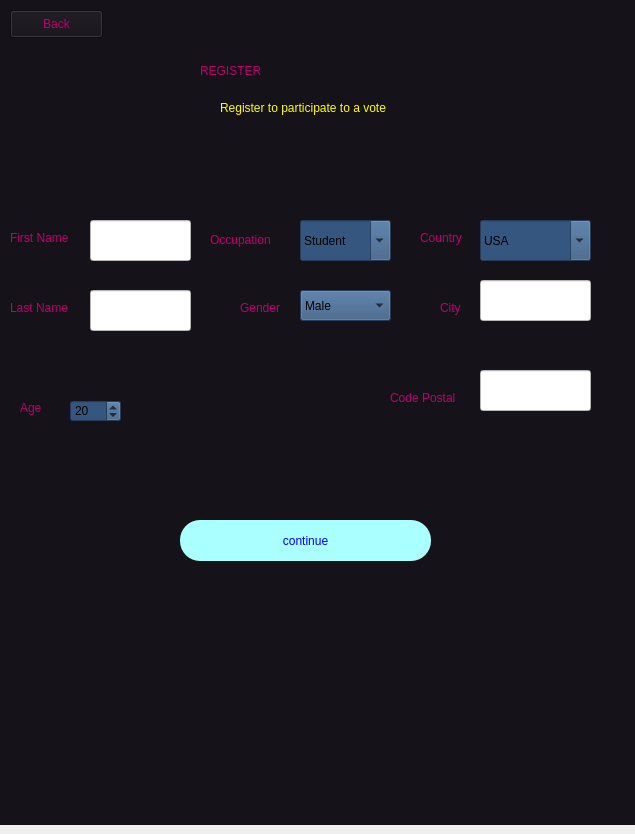
<?xml version="1.0" encoding="UTF-8"?>
<ui version="4.0">
 <class>Dialog</class>
 <widget class="QDialog" name="Dialog">
  <property name="geometry">
   <rect>
    <x>0</x>
    <y>0</y>
    <width>635</width>
    <height>834</height>
   </rect>
  </property>
  <property name="windowTitle">
   <string>Dialog</string>
  </property>
  <widget class="QWidget" name="widget" native="true">
   <property name="geometry">
    <rect>
     <x>0</x>
     <y>0</y>
     <width>640</width>
     <height>825</height>
    </rect>
   </property>
   <property name="styleSheet">
    <string notr="true">alternate-background-color: qlineargradient(spread:pad, x1:0, y1:0, x2:1, y2:0, stop:0 rgba(0, 0, 0, 255), stop:1 rgba(255, 255, 255, 255));
background-color: rgb(255, 255, 0);
background-color: #161219</string>
   </property>
   <widget class="QPushButton" name="pushButton_2">
    <property name="geometry">
     <rect>
      <x>180</x>
      <y>520</y>
      <width>251</width>
      <height>41</height>
     </rect>
    </property>
    <property name="styleSheet">
     <string notr="true">color: rgb(0, 0, 255);
background-color: rgb(170, 255, 255);
font: 10pt &quot;MS Shell Dlg 2&quot;;
border-radius:20px</string>
    </property>
    <property name="text">
     <string>continue</string>
    </property>
   </widget>
   <widget class="QLabel" name="label">
    <property name="geometry">
     <rect>
      <x>200</x>
      <y>50</y>
      <width>231</width>
      <height>41</height>
     </rect>
    </property>
    <property name="styleSheet">
     <string notr="true">font: 8pt &quot;Kristen ITC&quot;;
color: rgb(188, 0, 108);
font: 24pt &quot;Kristen ITC&quot;;
</string>
    </property>
    <property name="text">
     <string>REGISTER</string>
    </property>
   </widget>
   <widget class="QLabel" name="label_2">
    <property name="geometry">
     <rect>
      <x>220</x>
      <y>100</y>
      <width>191</width>
      <height>16</height>
     </rect>
    </property>
    <property name="styleSheet">
     <string notr="true">color: rgb(255, 255, 0);</string>
    </property>
    <property name="text">
     <string>Register to participate to a vote</string>
    </property>
   </widget>
   <widget class="QLineEdit" name="lineEdit_2">
    <property name="geometry">
     <rect>
      <x>90</x>
      <y>220</y>
      <width>101</width>
      <height>41</height>
     </rect>
    </property>
    <property name="styleSheet">
     <string notr="true">color: rgb(255, 255, 255);
color: rgb(0, 0, 0);
background-color: rgb(255, 255, 255);
font: 12pt &quot;MS Shell Dlg 2&quot;;
</string>
    </property>
    <property name="text">
     <string/>
    </property>
    <property name="readOnly">
     <bool>false</bool>
    </property>
   </widget>
   <widget class="QLineEdit" name="lineEdit_3">
    <property name="geometry">
     <rect>
      <x>90</x>
      <y>290</y>
      <width>101</width>
      <height>41</height>
     </rect>
    </property>
    <property name="styleSheet">
     <string notr="true">color: rgb(255, 255, 255);
color: rgb(0, 0, 0);
background-color: rgb(255, 255, 255);
font: 12pt &quot;MS Shell Dlg 2&quot;;
</string>
    </property>
    <property name="text">
     <string/>
    </property>
    <property name="readOnly">
     <bool>false</bool>
    </property>
   </widget>
   <widget class="QLabel" name="label_6">
    <property name="geometry">
     <rect>
      <x>10</x>
      <y>230</y>
      <width>71</width>
      <height>16</height>
     </rect>
    </property>
    <property name="styleSheet">
     <string notr="true">font: 8pt &quot;Kristen ITC&quot;;
color: rgb(188, 0, 108);
font: 8pt &quot;Kristen ITC&quot;;
</string>
    </property>
    <property name="text">
     <string>First Name</string>
    </property>
   </widget>
   <widget class="QLabel" name="label_7">
    <property name="geometry">
     <rect>
      <x>10</x>
      <y>300</y>
      <width>71</width>
      <height>16</height>
     </rect>
    </property>
    <property name="styleSheet">
     <string notr="true">font: 8pt &quot;Kristen ITC&quot;;
color: rgb(188, 0, 108);
font: 8pt &quot;Kristen ITC&quot;;
</string>
    </property>
    <property name="text">
     <string>Last Name</string>
    </property>
   </widget>
   <widget class="QLabel" name="label_8">
    <property name="geometry">
     <rect>
      <x>20</x>
      <y>400</y>
      <width>55</width>
      <height>16</height>
     </rect>
    </property>
    <property name="styleSheet">
     <string notr="true">font: 8pt &quot;Kristen ITC&quot;;
color: rgb(188, 0, 108);
font: 8pt &quot;Kristen ITC&quot;;
</string>
    </property>
    <property name="text">
     <string>Age</string>
    </property>
   </widget>
   <widget class="QLabel" name="label_9">
    <property name="geometry">
     <rect>
      <x>240</x>
      <y>300</y>
      <width>55</width>
      <height>16</height>
     </rect>
    </property>
    <property name="styleSheet">
     <string notr="true">font: 8pt &quot;Kristen ITC&quot;;
color: rgb(188, 0, 108);
font: 8pt &quot;Kristen ITC&quot;;
</string>
    </property>
    <property name="text">
     <string>Gender</string>
    </property>
   </widget>
   <widget class="QLabel" name="label_10">
    <property name="geometry">
     <rect>
      <x>420</x>
      <y>230</y>
      <width>55</width>
      <height>16</height>
     </rect>
    </property>
    <property name="styleSheet">
     <string notr="true">font: 8pt &quot;Kristen ITC&quot;;
color: rgb(188, 0, 108);
font: 8pt &quot;Kristen ITC&quot;;
</string>
    </property>
    <property name="text">
     <string>Country</string>
    </property>
   </widget>
   <widget class="QLabel" name="label_11">
    <property name="geometry">
     <rect>
      <x>210</x>
      <y>230</y>
      <width>81</width>
      <height>20</height>
     </rect>
    </property>
    <property name="styleSheet">
     <string notr="true">font: 8pt &quot;Kristen ITC&quot;;
color: rgb(188, 0, 108);
font: 8pt &quot;Kristen ITC&quot;;
</string>
    </property>
    <property name="text">
     <string>Occupation</string>
    </property>
   </widget>
   <widget class="QComboBox" name="comboBox_2">
    <property name="geometry">
     <rect>
      <x>300</x>
      <y>290</y>
      <width>91</width>
      <height>31</height>
     </rect>
    </property>
    <property name="styleSheet">
     <string notr="true">background-color: rgb(0, 85, 255);
background-color: rgb(0, 0, 0);
background-color: rgb(52, 86, 127);</string>
    </property>
    <item>
     <property name="text">
      <string>Male</string>
     </property>
    </item>
    <item>
     <property name="text">
      <string>Female</string>
     </property>
    </item>
   </widget>
   <widget class="QComboBox" name="comboBox_3">
    <property name="geometry">
     <rect>
      <x>480</x>
      <y>220</y>
      <width>111</width>
      <height>41</height>
     </rect>
    </property>
    <property name="styleSheet">
     <string notr="true">background-color: rgb(0, 85, 255);
background-color: rgb(0, 0, 0);
background-color: rgb(52, 86, 127);</string>
    </property>
    <property name="editable">
     <bool>true</bool>
    </property>
    <item>
     <property name="text">
      <string>USA</string>
     </property>
    </item>
    <item>
     <property name="text">
      <string>FRANCE</string>
     </property>
    </item>
    <item>
     <property name="text">
      <string>BRITISH</string>
     </property>
    </item>
    <item>
     <property name="text">
      <string>JAPAN</string>
     </property>
    </item>
    <item>
     <property name="text">
      <string>OTHER</string>
     </property>
    </item>
   </widget>
   <widget class="QComboBox" name="comboBox_5">
    <property name="geometry">
     <rect>
      <x>300</x>
      <y>220</y>
      <width>91</width>
      <height>41</height>
     </rect>
    </property>
    <property name="styleSheet">
     <string notr="true">background-color: rgb(0, 85, 255);
background-color: rgb(0, 0, 0);
background-color: rgb(52, 86, 127);</string>
    </property>
    <property name="editable">
     <bool>true</bool>
    </property>
    <item>
     <property name="text">
      <string>Student</string>
     </property>
    </item>
    <item>
     <property name="text">
      <string>Other</string>
     </property>
    </item>
    <item>
     <property name="text">
      <string>Engenier</string>
     </property>
    </item>
    <item>
     <property name="text">
      <string>Teacher</string>
     </property>
    </item>
    <item>
     <property name="text">
      <string>Doctor</string>
     </property>
    </item>
    <item>
     <property name="text">
      <string>Architech</string>
     </property>
    </item>
   </widget>
   <widget class="QLabel" name="label_12">
    <property name="geometry">
     <rect>
      <x>440</x>
      <y>300</y>
      <width>31</width>
      <height>16</height>
     </rect>
    </property>
    <property name="styleSheet">
     <string notr="true">font: 8pt &quot;Kristen ITC&quot;;
color: rgb(188, 0, 108);
font: 8pt &quot;Kristen ITC&quot;;
</string>
    </property>
    <property name="text">
     <string>City</string>
    </property>
   </widget>
   <widget class="QLineEdit" name="lineEdit_4">
    <property name="geometry">
     <rect>
      <x>480</x>
      <y>280</y>
      <width>111</width>
      <height>41</height>
     </rect>
    </property>
    <property name="styleSheet">
     <string notr="true">color: rgb(255, 255, 255);
color: rgb(0, 0, 0);
background-color: rgb(255, 255, 255);
font: 12pt &quot;MS Shell Dlg 2&quot;;
</string>
    </property>
    <property name="text">
     <string/>
    </property>
    <property name="readOnly">
     <bool>false</bool>
    </property>
   </widget>
   <widget class="QLabel" name="label_13">
    <property name="geometry">
     <rect>
      <x>390</x>
      <y>390</y>
      <width>81</width>
      <height>16</height>
     </rect>
    </property>
    <property name="styleSheet">
     <string notr="true">font: 8pt &quot;Kristen ITC&quot;;
color: rgb(188, 0, 108);
font: 8pt &quot;Kristen ITC&quot;;
</string>
    </property>
    <property name="text">
     <string>Code Postal</string>
    </property>
   </widget>
   <widget class="QLineEdit" name="lineEdit_5">
    <property name="geometry">
     <rect>
      <x>480</x>
      <y>370</y>
      <width>111</width>
      <height>41</height>
     </rect>
    </property>
    <property name="styleSheet">
     <string notr="true">color: rgb(255, 255, 255);
color: rgb(0, 0, 0);
background-color: rgb(255, 255, 255);
font: 12pt &quot;MS Shell Dlg 2&quot;;
</string>
    </property>
    <property name="text">
     <string/>
    </property>
    <property name="readOnly">
     <bool>false</bool>
    </property>
   </widget>
   <widget class="QSpinBox" name="spinBox">
    <property name="geometry">
     <rect>
      <x>70</x>
      <y>400</y>
      <width>51</width>
      <height>22</height>
     </rect>
    </property>
    <property name="minimumSize">
     <size>
      <width>51</width>
      <height>0</height>
     </size>
    </property>
    <property name="styleSheet">
     <string notr="true">background-color: rgb(0, 85, 255);
background-color: rgb(0, 0, 0);
background-color: rgb(52, 86, 127);</string>
    </property>
    <property name="readOnly">
     <bool>false</bool>
    </property>
    <property name="minimum">
     <number>18</number>
    </property>
    <property name="maximum">
     <number>100</number>
    </property>
    <property name="value">
     <number>20</number>
    </property>
   </widget>
   <widget class="QPushButton" name="pushButton">
    <property name="geometry">
     <rect>
      <x>10</x>
      <y>10</y>
      <width>93</width>
      <height>28</height>
     </rect>
    </property>
    <property name="styleSheet">
     <string notr="true">font: 8pt &quot;Kristen ITC&quot;;
color: rgb(188, 0, 108);
font: 8pt &quot;Kristen ITC&quot;;
</string>
    </property>
    <property name="text">
     <string>Back</string>
    </property>
   </widget>
  </widget>
 </widget>
 <resources/>
 <connections/>
</ui>
